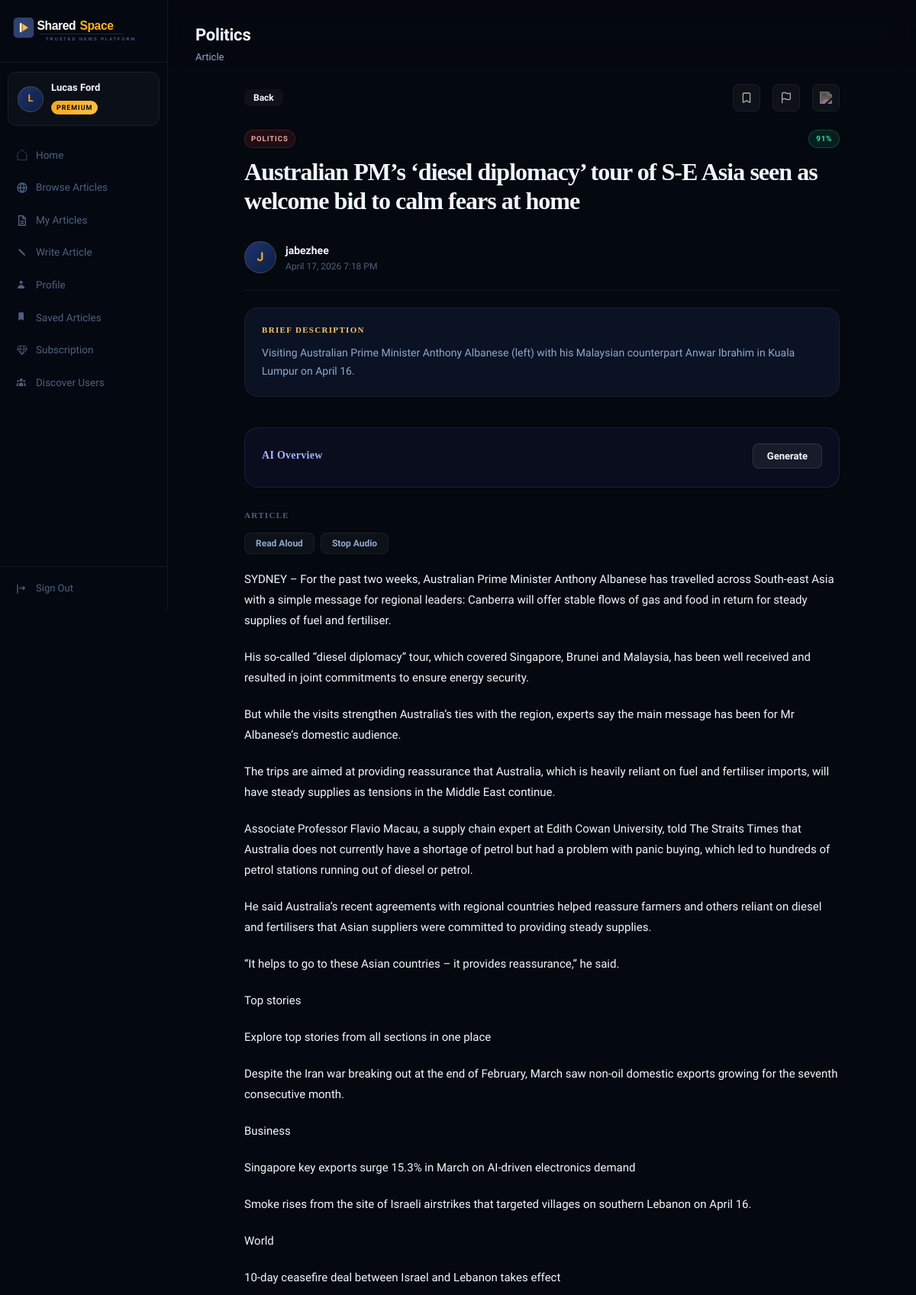
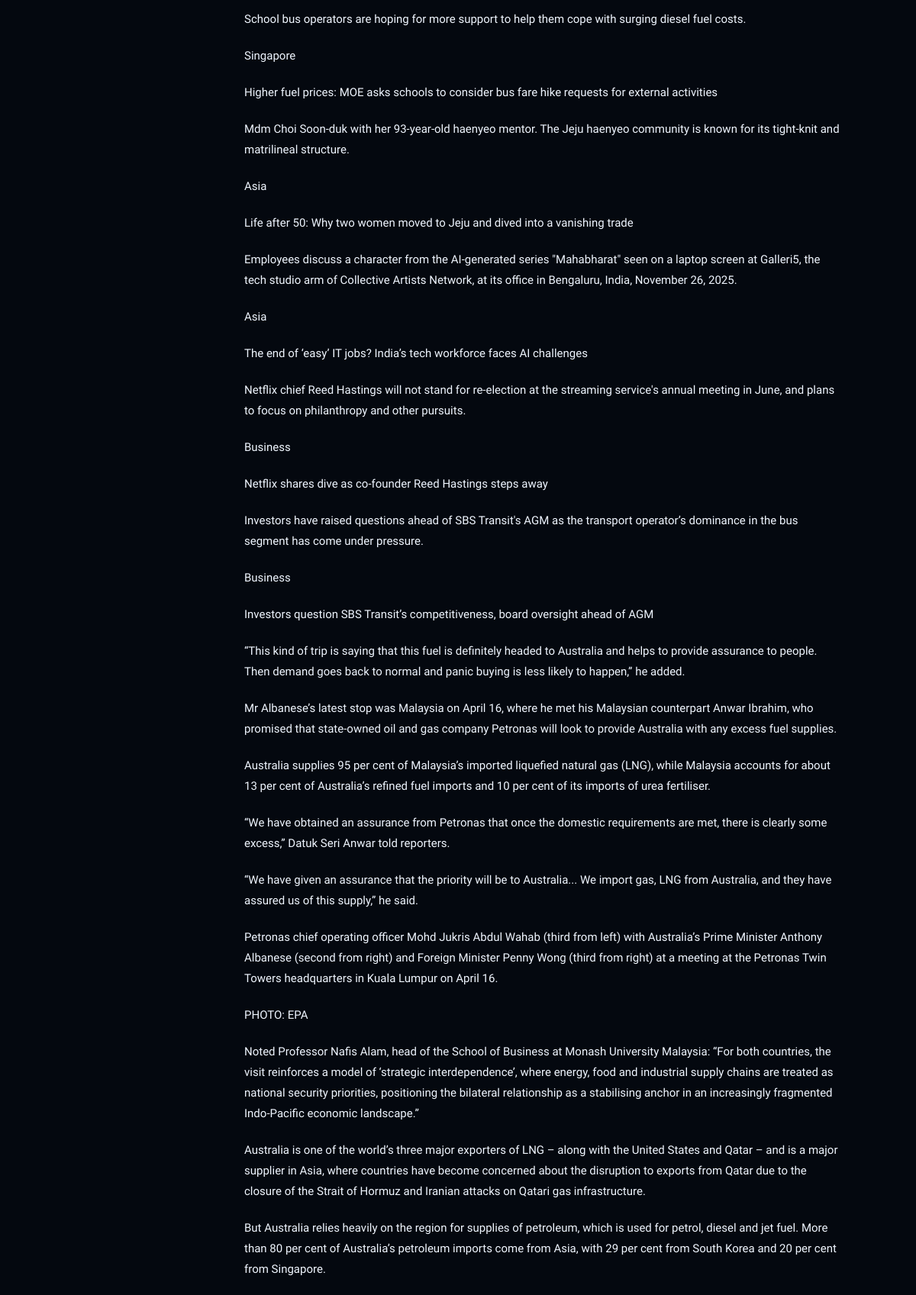
Screenshot of /pages/article.php?id=221&return=/dashboard.php (signed in, upper part) with the database file from the repository (2 pictures, top to bottom).
### tables this page shows
CREATE TABLE `users` (
  `id` int NOT NULL,
  `email` varchar(255) NOT NULL,
  `password` varchar(255) NOT NULL,
  `full_name` varchar(255) DEFAULT NULL,
  `bio` text,
  `avatar_url` text,
  `role` enum('free','premium','category_admin','system_admin','ai_trainer') NOT NULL DEFAULT 'free',
  `is_premium` tinyint(1) NOT NULL DEFAULT '0',
  `is_suspended` tinyint(1) NOT NULL DEFAULT '0',
  `created_at` datetime NOT NULL DEFAULT CURRENT_TIMESTAMP,
  `updated_at` datetime NOT NULL DEFAULT CURRENT_TIMESTAMP ON UPDATE CURRENT_TIMESTAMP,
  `email_verified` tinyint(1) DEFAULT '0',
  `verification_token` varchar(255) DEFAULT NULL,
  `last_verification_email` datetime DEFAULT NULL,
  `reset_token` varchar(255) DEFAULT NULL,
  `reset_expires` datetime DEFAULT NULL,
  `age_group` varchar(20) DEFAULT NULL,
  `gender` enum('male','female') DEFAULT NULL,
  `onboarding_completed` tinyint(1) DEFAULT '0',
  `stripe_customer_id` varchar(255) DEFAULT NULL,
  `stripe_subscription_id` varchar(255) DEFAULT NULL,
  `subscribed_at` datetime DEFAULT NULL,
  `subscription_cancel_at` datetime DEFAULT NULL,
  `current_period_end` datetime DEFAULT NULL
);

CREATE TABLE `articles` (
  `id` int NOT NULL,
  `title` varchar(500) NOT NULL,
  `excerpt` text NOT NULL,
  `content` longtext NOT NULL,
  `source_url` varchar(2048) DEFAULT NULL,
  `verification_fingerprint` varchar(64) DEFAULT NULL,
  `verification_payload` longtext,
  `verification_checked_at` datetime DEFAULT NULL,
  `author_id` int NOT NULL,
  `category_id` int NOT NULL,
  `trust_score` tinyint NOT NULL DEFAULT '80',
  `has_media` tinyint(1) NOT NULL DEFAULT '0',
  `image_path` varchar(255) DEFAULT NULL,
  `is_premium_only` tinyint(1) NOT NULL DEFAULT '0',
  `published_at` datetime NOT NULL DEFAULT CURRENT_TIMESTAMP,
  `created_at` datetime NOT NULL DEFAULT CURRENT_TIMESTAMP,
  `updated_at` datetime NOT NULL DEFAULT CURRENT_TIMESTAMP ON UPDATE CURRENT_TIMESTAMP,
  `status` varchar(20) DEFAULT 'published',
  `review_notice` text,
  `review_notice_pending` tinyint(1) NOT NULL DEFAULT '0'
);

CREATE TABLE `categories` (
  `id` int NOT NULL,
  `name` varchar(100) NOT NULL,
  `description` text,
  `admin_user_id` int DEFAULT NULL,
  `created_at` datetime NOT NULL DEFAULT CURRENT_TIMESTAMP
);

### pages/article.php (the view, shortened to what the rows shown need)
<?php
require_once __DIR__ . '/../includes/layout.php';
require_once __DIR__ . '/../includes/controllers/AuthController.php';
require_once __DIR__ . '/../includes/controllers/ArticleController.php';
$auth = new AuthController();
$articleCtrl = new ArticleController();
$auth->requireAuth();
$user = $auth->currentUser();
$isSystemAdmin = $user->role === 'system_admin';
$id = (int) ($_GET['id'] ?? 0);
$article = $id ? $articleCtrl->getById($id) : null;
$authorAvatarPath = '';
page_head($article->title, $isSystemAdmin);
?>
<div class="dashboard-layout<?= $isSystemAdmin ? ' article-admin-shell' : ' user-dashboard-shell' ?>">
    <?php sidebar($user); ?>
    <main>
        <?php dash_header(htmlspecialchars($article->categoryName), 'Article'); ?>
        <div class="page-content">
            <div class="article-detail">
                <div class="flex items-center justify-between mb-6">
                    <div class="flex items-center gap-2">
                    </div>
                    <?php if ($user->role !== 'system_admin'): ?>
                        <div class="flex items-center gap-4" style="position: relative;">
                        </div>
                    <?php endif; ?>
                </div>
                <div class="flex justify-between items-center mb-3">
                    <span class="category-tag <?= category_theme_class($article->categoryName) ?>"><?= htmlspecialchars($article->categoryName) ?></span>
                    <?= trust_badge($article->trustScore) ?>
                </div>
                <h1 style="font-size:32px;font-weight:800;font-family:Georgia,serif;line-height:1.2;margin-bottom:16px">
                    <?= htmlspecialchars($article->title) ?>
                </h1>
                <div class="article-meta">
                    <div class="author-avatar" style="width:42px;height:42px;font-size:16px">
                        <?php if ($authorAvatarPath !== ''): ?>
                            <img src="<?= htmlspecialchars($authorAvatarPath) ?>" alt="<?= htmlspecialchars($article->authorName) ?>">
                        <?php else: ?>
                            <?= htmlspecialchars($article->authorInitial()) ?>
                        <?php endif; ?>
                    </div>
                    <div>
                        <a href="/pages/user-profile.php?id=<?= $article->authorId ?>" style="font-weight:600;font-size:14px; text-decoration:none;
                         color:inherit;"><?= htmlspecialchars($article->authorName) ?></a>
                        <p class="text-sm text-muted"><?= date('F j, Y g:i A', strtotime($article->publishedAt)) ?></p>
                    </div>
                </div>
                <?php if (!empty($article->excerpt)): ?>
                    <div class="article-summary">
                        <h3 class="summary-title">Brief Description</h3>
                        <p class="summary-text"><?= htmlspecialchars($article->excerpt) ?></p>
                    </div>
                    <div class="ai-overview-panel" id="aiOverviewPanel" style="margin-top:40px;">
                        <div class="ai-overview-header">
                            <div class="ai-overview-title">
                                <h3>AI Overview</h3>
                            </div>
                            <button id="aiOverviewBtn" class="btn btn-secondary btn-sm" data-article-id="<?= $article->id ?>">
                                Generate
                            </button>
                        </div>
                    </div>
                <?php endif; ?>
                <h3 class="article-content-title">Article</h3>
                <div class="tts-bar">
                    <button class="tts-btn play" onclick="readArticle()">Read Aloud</button>
                    <button class="tts-btn stop" onclick="stopReading()">Stop Audio</button>
                </div>
                <div class="article-body">
                    <?php
                    $isPremiumUser = in_array($user->role, ['premium', 'system_admin', 'category_admin'], true);
                    $isPremiumArticle = !empty($article->imagePath);
                    $isAuthor = $user->id === $article->authorId;
                    ?>
                    <?php if ($isPremiumUser || !$isPremiumArticle || $isAuthor): ?>
                        <?= $article->renderContent() ?>
                    <?php endif; ?>
                </div>
            </div>
        </div>
    </main>
</div>
<?php page_foot(); ?>

### includes/layout.php (shortened to what the rows shown need)
<?php
require_once __DIR__ . '/db.php';
require_once __DIR__ . '/controllers/AuthController.php';
require_once __DIR__ . '/controllers/ArticleController.php';
function page_head(string $title, bool $useSystemAdminCss = false): void
{
    $slug = strtolower(trim(preg_replace('/[^a-z0-9]+/i', '-', $title), '-'));
    ?>
    <!DOCTYPE html>
    <html lang="en">
    <head>
        <link rel="stylesheet" href="/public/css/app.css?v=<?= filemtime(__DIR__ . '/../public/css/app.css') ?>" />
        <?php if ($useSystemAdminCss): ?>
            <link rel="stylesheet" href="/public/css/pages.css?v=<?= filemtime(__DIR__ . '/../public/css/pages.css') ?>" />
            <link rel="stylesheet" href="/public/css/system-admin.css?v=<?= filemtime(__DIR__ . '/../public/css/system-admin.css') ?>" />
        <?php else: ?>
            <link rel="stylesheet" href="/public/css/dashboard.css?v=<?= filemtime(__DIR__ . '/../public/css/dashboard.css') ?>" />
            <link rel="stylesheet" href="/public/css/pages.css?v=<?= filemtime(__DIR__ . '/../public/css/pages.css') ?>" />
        <?php endif; ?>
    </head>
    <body class="page-<?= htmlspecialchars($slug) ?>">
    <?php }
function page_foot(): void
{ ?>
    </body>
    </html>
<?php }
{ ?>
<?php }
function sidebar(User $user): void
{
    ?>
    <aside class="sidebar" id="sidebar">
        <a class="sidebar-user sidebar-user-link" href="/pages/user-profile.php?id=<?= (int) $user->id ?>">
            <?php if (!empty($user->avatarUrl)): ?>
                <div class="user-avatar" style="background:none;padding:0;overflow:hidden">
                    <img src="/public/<?= htmlspecialchars($user->avatarUrl) ?>"
                        alt="<?= htmlspecialchars($user->fullName) ?>"
                        style="width:100%;height:100%;object-fit:cover;border-radius:50%">
                </div>
            <?php else: ?>
                <div class="user-avatar"><?= htmlspecialchars($user->initial()) ?></div>
            <?php endif; ?>
            <div class="user-info">
                <p class="user-name"><?= htmlspecialchars($user->fullName) ?></p>
                <?php if ($user->role === 'premium'): ?>
                    <span class="role-badge premium">Premium</span>
                <?php elseif ($user->role === 'system_admin'): ?>
                    <span class="role-badge system-admin">System Admin</span>
                <?php elseif ($user->role === 'ai_trainer'): ?>
                    <span class="role-badge ai-trainer">AI Trainer</span>
                <?php else: ?>
                    <span class="role-badge free">Free</span>
                <?php endif; ?>
            </div>
        </a>
    </aside>
<?php }
function dash_header(string $title, string $subtitle = ''): void
{ ?>
    <header class="dash-header">
        <div>
            <h1 class="dash-title"><?= htmlspecialchars($title) ?></h1>
            <?php if ($subtitle): ?>
                <p class="dash-subtitle"><?= htmlspecialchars($subtitle) ?></p>
            <?php endif; ?>
        </div>
    </header>
    <?php }
    if ($err): ?><div class="alert alert-error"><?= htmlspecialchars($err) ?></div><?php endif;
    if ($ok): ?><div class="alert alert-success"><?= htmlspecialchars($ok) ?></div><?php endif;
function category_theme_class(string $name): string
{
    return match (strtolower(trim($name))) {
        'politics' => 'category-politics',
        'health' => 'category-health',
        'economy', 'business', 'finance' => 'category-economy',
        'sports' => 'category-sports',
        'games', 'gaming' => 'category-games',
        'technology', 'tech' => 'category-technology',
        'education' => 'category-education',
        'science' => 'category-science',
        default => 'category-default',
    };
}
function trust_badge(int $score): string
{
    $cls = $score >= 80 ? 'high' : ($score >= 60 ? 'mid' : 'low');
    return "<span class=\"trust-badge trust-{$cls}\">{$score}%</span>";
}
    ?>

### rows the page displays
users: full_name "L", full_name "Lucas Ford"
articles: category.name "Politics", category.name "POLITICS", trust_score "91", title "Australian PM’s ‘diesel diplomacy’ tour of S-E Asia seen as welcome bid to calm fears at home", author.full_name "J", author.full_name "jabezhee", published_at "April 17, 2026 7:18 PM", excerpt "Visiting Australian Prime Minister Anthony Albanese (left) with his Malaysian counterpart Anwar Ibrahim in Kuala Lumpur on April 16."

### other values shown
$link['label'] "Home"
$link['label'] "Browse Articles"
$link['label'] "My Articles"
$link['label'] "Write Article"
$link['label'] "Profile"
$link['label'] "Saved Articles"
$link['label'] "Subscription"
$link['label'] "Discover Users"
$subtitle "Article"
$p "His so-called “diesel diplomacy” tour, which covered Singapore, Brunei and Malaysia, has been well received and resulted in joint commitments to ensure energy security."
$p "But while the visits strengthen Australia’s ties with the region, experts say the main message has been for Mr Albanese’s domestic audience."
$p "The trips are aimed at providing reassurance that Australia, which is heavily reliant on fuel and fertiliser imports, will have steady supplies as tensions in the Middle East continue."
$p "He said Australia’s recent agreements with regional countries helped reassure farmers and others reliant on diesel and fertilisers that Asian suppliers were committed to providing steady supplies."
$p "“It helps to go to these Asian countries – it provides reassurance,” he said."
$p "Top stories"
